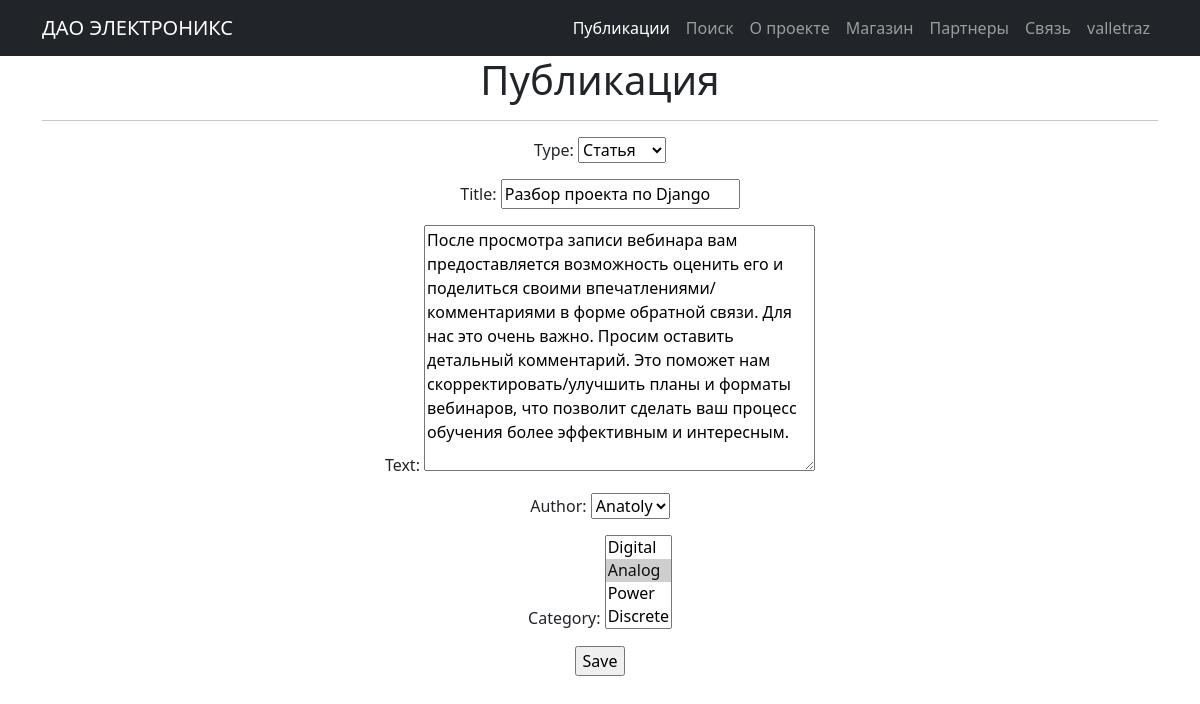
The page /posts/12/update/ (signed in) on the database as committed earlier.
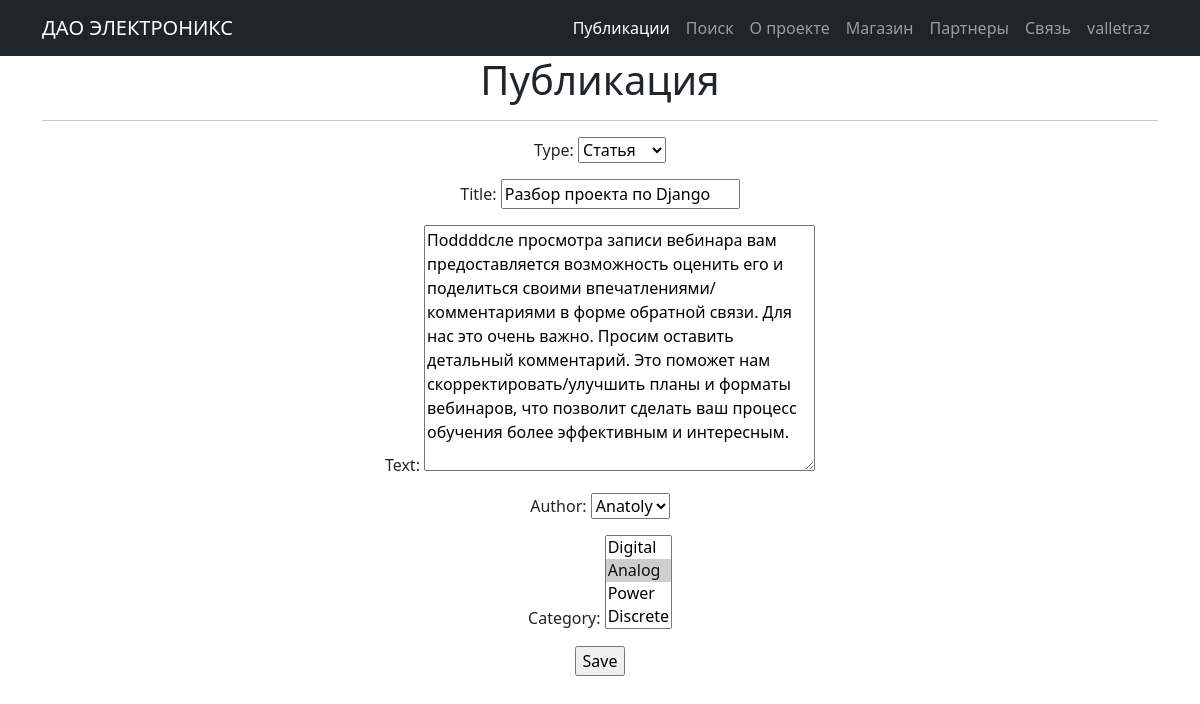
The same page on the database as committed later.
### posts/models.py (models this page shows, shortened)
class Post(models.Model):
    type = models.CharField(max_length=2, choices=CATEGORY_CHOICES, default=ARTICLE)
    add_time = models.DateTimeField(auto_now_add=True)
    title = models.CharField(max_length=255)
    text = models.TextField()
    rating = models.IntegerField(default=0)
    author = models.ForeignKey(Author, on_delete=models.CASCADE)
    category = models.ManyToManyField(Category, through='PostCategory')

### posts/views.py (the view)
# urls.py: path('<int:pk>/update/', PostUpdate.as_view(), name='post_update'),
class PostUpdate(PermissionRequiredMixin, UpdateView):
    permission_required = ('posts.change_post',)
    form_class = PostForm
    model = Post
    template_name = 'post_edit.html'

### posts/forms.py (shortened to what this page needs)
class PostForm(forms.ModelForm):
    class Meta:
        model = Post
        fields = [
            'type',
            'title',
            'text',
            'author',
            'category',
        ]

### posts/models.py (called while the page is built)
    def __str__(self):
        return self.user.username

    def __str__(self):
        return self.name

### templates/post_edit.html (shortened to what this page needs)
{% extends 'flatpages/default.html' %}
{% block content %}
<h1>Публикация</h1>
<hr>
<form action="" method="post">
    {{ form.as_p }}
    <input type="submit" value="Save" />
</form>
{% endblock content %}

Rows that differ between the two databases and show on the page:
changed Post "Статья": text "После просмотра записи вебинара вам…" → "Поddddсле просмотра записи вебинара вам…"
